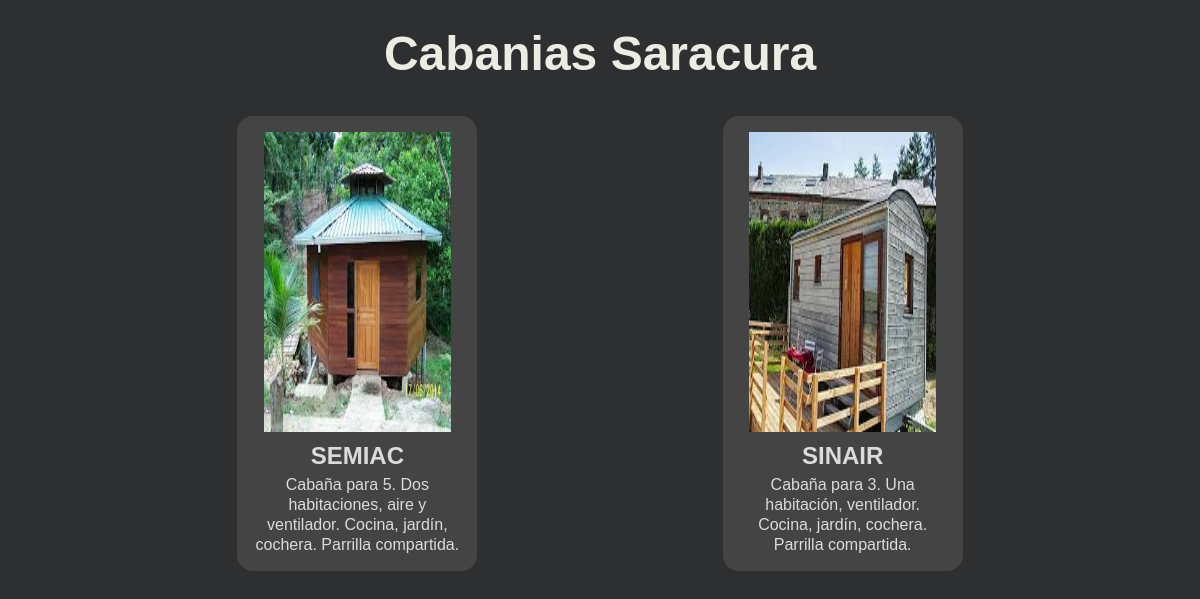
The app's page /apartment_list, older data.
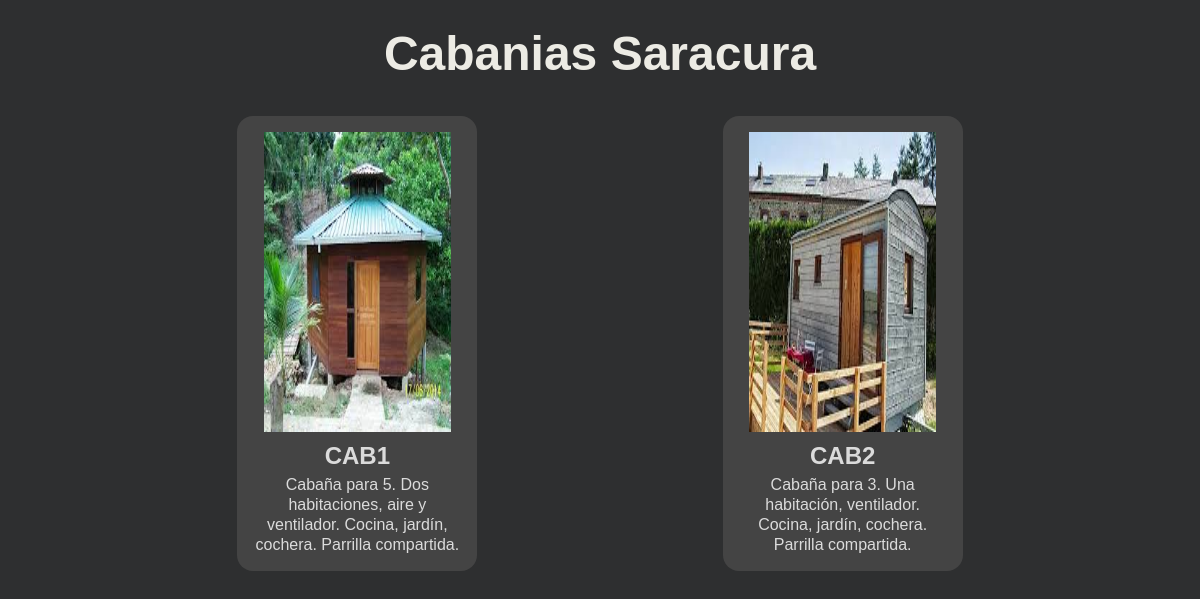
The same page, newer data.
### hotel/models.py (models this page shows, shortened)
class Apartment(models.Model):
    APARTMENT_CATEGORIES=(
        ('Saracura', 'Saracura'),
        ('Pa-caa', 'Pa-caa'),
    )
    number=models.IntegerField()
    category=models.CharField(max_length=10, choices=APARTMENT_CATEGORIES)
    rooms=models.IntegerField()
    beds=models.IntegerField()
    capacity=models.IntegerField()
    kitchen=models.BooleanField(default=False)
    garden=models.BooleanField(default=False)
    barbecue=models.BooleanField(default=False)
    garage=models.BooleanField(default=False)
    precio=models.IntegerField()
    description=models.CharField(max_length=500)
    front_img=models.ImageField(upload_to='hotel/static/hotel/images')
    gallery=models.ImageField(upload_to='hotel/static/hotel/images')

### hotel/views.py (the view)
# urls.py: path('apartment_list', ApartmentList, name='ApartmentList'),
def ApartmentList(request):
    apartments= Apartment.objects.all()#[0]
    context= {
        'apartments': apartments,
    }
    return render(request, 'apartment_list.html', context)

### hotel/templates/apartment_list.html (shortened to what this page needs)
{% extends "base.html" %}
{% load static %}
    {% block content %}
    <h1 id="brand">Cabanias Saracura</h1>
    <div class="content">
        {% for apartment in apartments %}
        <div class="room">
            <a href="{% url 'hotel:ApartmentDetail' apartment.category %}">
                <img src="{{apartment.front_img.url}}" height="300" width="200" alt="">
                <h2>{{apartment.category}}</h2>
                <p>{{apartment.description}}</p>
            </a>
        </div>
    {% endfor %}
    </div>
{% endblock %}

Row changes from the older to the newer data that the page shows:
changed Apartment: category "SEMIAC" → "CAB1"
changed Apartment: category "SINAIR" → "CAB2"
